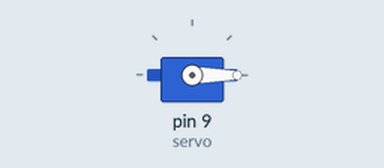
Recording of a sketch running on a simulated Arduino Uno, built with avr-gcc and run on an emulated ATmega328P. Shown: servo.

Above: at 2.05 s.
At 4.0 s:
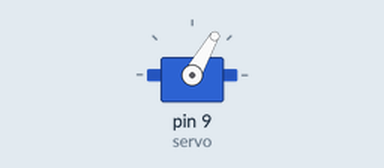
At 5.0 s:
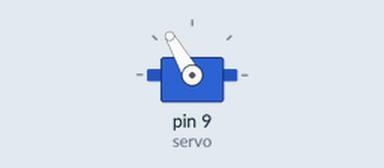
At 6.0 s:
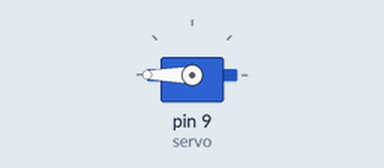
Timing chart, 0 to 7.2 s (numbered marks = the images above):
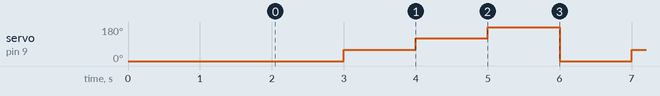

The sketch:

sketch_servo1.ino
```cpp
#include <Servo.h>

Servo servo;

int degreeTable[] = {
  B0,
  B111100,
  B1111000,
  B10110100
  };

int degreeIndex = 0;
int degreeTotal = 4;

void setup() {
  // put your setup code here, to run once:
  servo.attach(9);
  servo.write(B0);
  delay(2000);
}

void loop() {
  // put your main code here, to run repeatedly:
  servo.write(degreeTable[degreeIndex]);
  delay(1000);
  degreeIndex = (degreeIndex+1)%degreeTotal;
  Serial.print(degreeIndex);
}
```

Measured:
- by itself, servo on pin 9 (servo): repeats every 4.0 s: 120° 1.0 s, 180° 1.0 s, 0° 1.0 s, 60° 1.0 s
